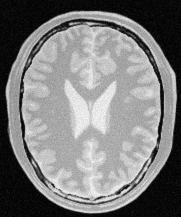
#> input picture assets/brain.png, 181 x 217 px
$ python q2_accentuate_brain.py
#> lines starting #> are read from the running program, lines starting #| are printed output that depends on the picture
import argparse
from pathlib import Path
import numpy as np
from PIL import Image
import matplotlib.pyplot as plt


def window_lut(low: int, high: int) -> np.ndarray:
    if high <= low:
        high = low + 1
    x = np.arange(256, dtype=np.float32)
    y = (x - low) * (255.0 / (high - low))
    y = np.clip(y, 0, 255)
    return y.astype(np.uint8)


def apply_lut(img_gray: np.ndarray, lut: np.ndarray) -> np.ndarray:
    return lut[img_gray]


def save_image(arr: np.ndarray, path: Path):
    path.parent.mkdir(parents=True, exist_ok=True)
    Image.fromarray(arr).save(path)
    print("Saved:", path)


def save_lut_plot(lut: np.ndarray, title: str, path: Path):
    path.parent.mkdir(parents=True, exist_ok=True)
    x = np.arange(256)
    plt.figure()
    plt.plot(x, lut)
    plt.xlim(0, 255)
    plt.ylim(0, 255)
    plt.xlabel("Input intensity")
    plt.ylabel("Output intensity")
    plt.title(title)
    plt.grid(True, alpha=0.3)
    plt.savefig(path, bbox_inches="tight", dpi=150)
    plt.close()
    print("Saved:", path)


def main():
    parser = argparse.ArgumentParser()
    parser.add_argument("--input", default="assets/brain.png")
    parser.add_argument("--outdir", default="outputs/q2")
    args = parser.parse_args()

    in_path = Path(args.input)
    outdir = Path(args.outdir)

    # Load brain image as grayscale
    img = Image.open(in_path).convert("L")
    a = np.array(img, dtype=np.uint8)

    # ---- (a) Accentuate white matter (brighter tissues) ----
    # Window around high intensities (tuned for this image)
    lut_white = window_lut(low=160, high=230)
    white_img = apply_lut(a, lut_white)
#> in apply_lut, `return lut[img_gray]`:
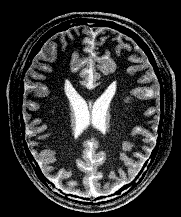
#> returned value: shape (217, 181); min 0, max 255, mean 53.7
    save_image(white_img, outdir / "brain_white.png")
    save_lut_plot(
        lut_white, "Q2(a): LUT for white matter (window 160–230)", outdir / "lut_white.png")
#> in save_lut_plot, `plt.savefig(path, bbox_inches="tight", dpi=150)`:
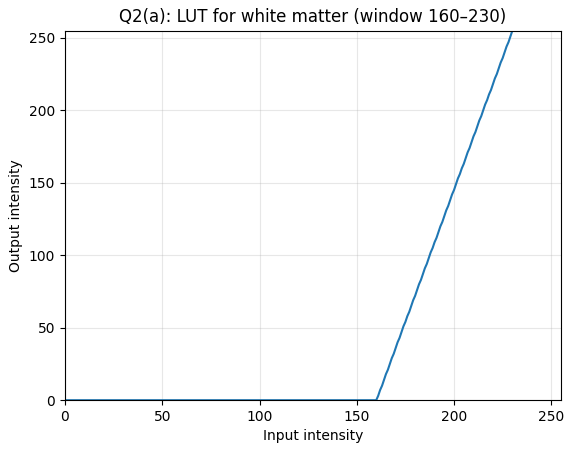
#> figure drawn by matplotlib, 1 panel; curve peaks at x = 230, y = 255

    # ---- (b) Accentuate gray matter (mid tones) ----
    # Window around mid intensities (tuned for this image)
    lut_gray = window_lut(low=110, high=180)
    gray_img = apply_lut(a, lut_gray)
#> in apply_lut (call 2), `return lut[img_gray]`:
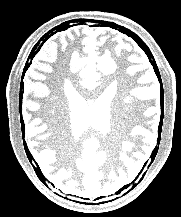
#> returned value: shape (217, 181); min 0, max 255, mean 146.3
    save_image(gray_img, outdir / "brain_gray.png")
    save_lut_plot(
        lut_gray, "Q2(b): LUT for gray matter (window 110–180)", outdir / "lut_gray.png")
#> in save_lut_plot (call 2), `plt.savefig(path, bbox_inches="tight", dpi=150)`:
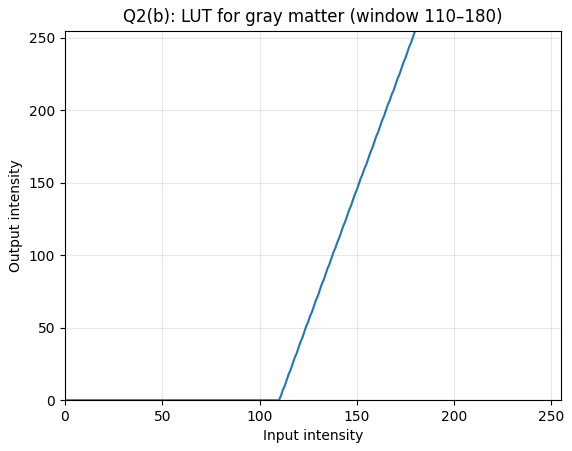
#> figure drawn by matplotlib, 1 panel; curve peaks at x = 180, y = 255


if __name__ == "__main__":
    main()

$ run again, with assets/color-space.jpg saved as assets/brain.png
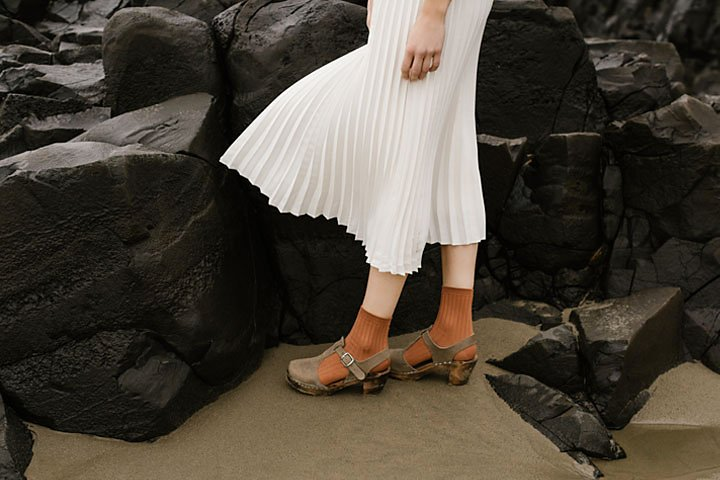
#> input picture assets/color-space.jpg, 720 x 480 px
#> in main, `img = Image.open(in_path).convert("L")`:
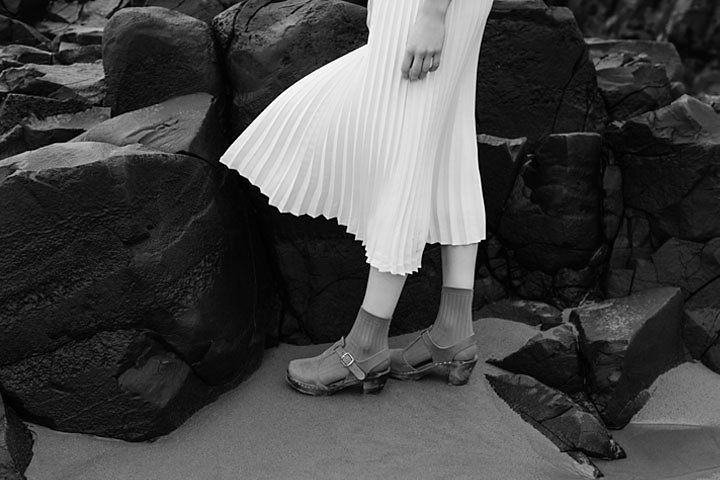
#> img: PIL image 720x480 L; min 0, max 255, mean 69.5
#> in apply_lut (call 2), `return lut[img_gray]`:
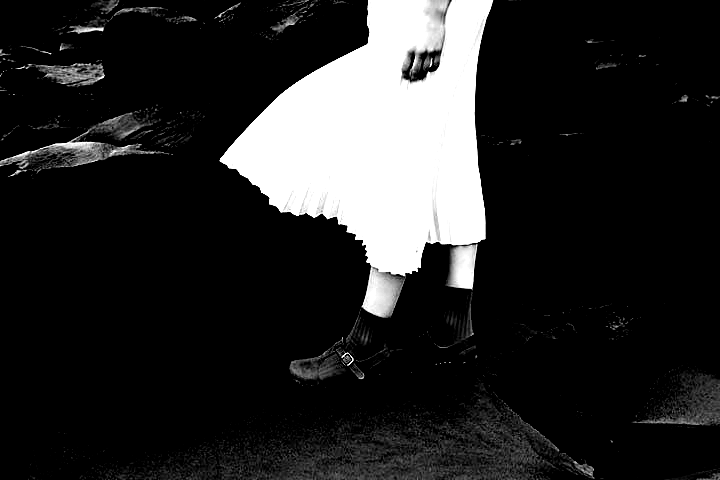
#> returned value: shape (480, 720); min 0, max 255, mean 39.2
